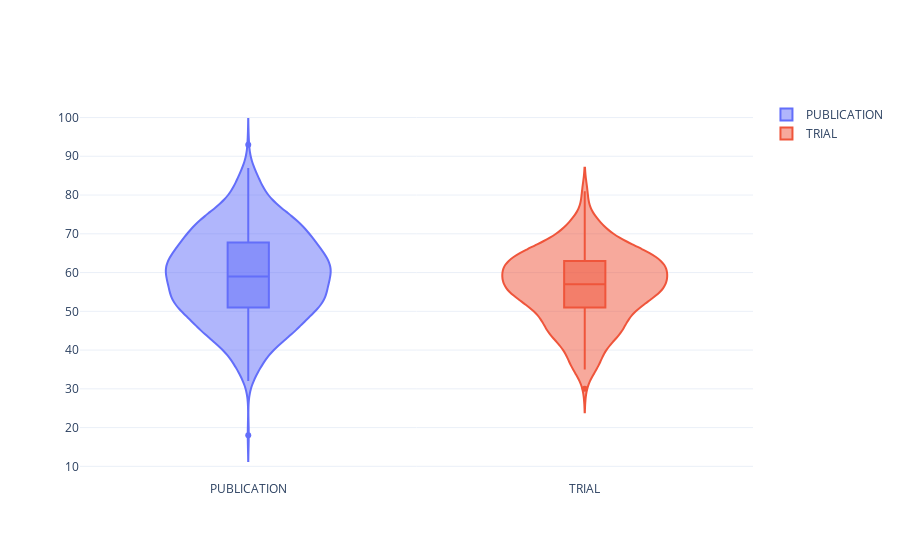

Write notebook code for a chart like this one.
### Markdown cell above
#### Age and age sampling VS origin type

### Code cell
# Perform Mann-Whitney U-test to compare age between TRIAL and PUBLICATION originTypes
u_stat, p_value = stats.mannwhitneyu(df.loc[df['originType'] == 'TRIAL', 'AGE'],
                                     df.loc[df['originType'] == 'PUBLICATION', 'AGE'])

print("Mann-Whitney U-statistic:", u_stat)
print("p-value:", p_value)

# Interpret the results:
# - If p-value < 0.05, reject the null hypothesis that TRIAL and PUBLICATION originTypes have equal medians.
# - The smaller the p-value, the stronger evidence against the null hypothesis.

if p_value < 0.05:
    print("Reject the null hypothesis: There is a statistically significant difference in age between TRIAL and PUBLICATION originTypes.")
else:
    print("Fail to reject the null hypothesis: There is no statistically significant difference in age between TRIAL and PUBLICATION originTypes.")

# Plot violin plot of originType by age using Plotly
fig = go.Figure(data=[go.Violin(y=df.loc[df['originType'] == c, 'AGE'],
                                 name=c,
                                 box_visible=True)
                      for c in df['originType'].unique()])

# Display the plot
fig.show()

### Figure 1 — Plotly figure (JSON) as saved in the notebook; plotly's stock layout.template omitted (floating-point values rounded to 4 significant figures; data arrays with more than 128 entries replaced by an {"elided": "..."} marker saying what was removed)
{"data": [{"box": {"visible": true}, "name": "PUBLICATION", "type": "violin", "y": {"elided": "727 float values"}}, {"box": {"visible": true}, "name": "TRIAL", "type": "violin", "y": {"elided": "416 float values"}}], "layout": {}}
